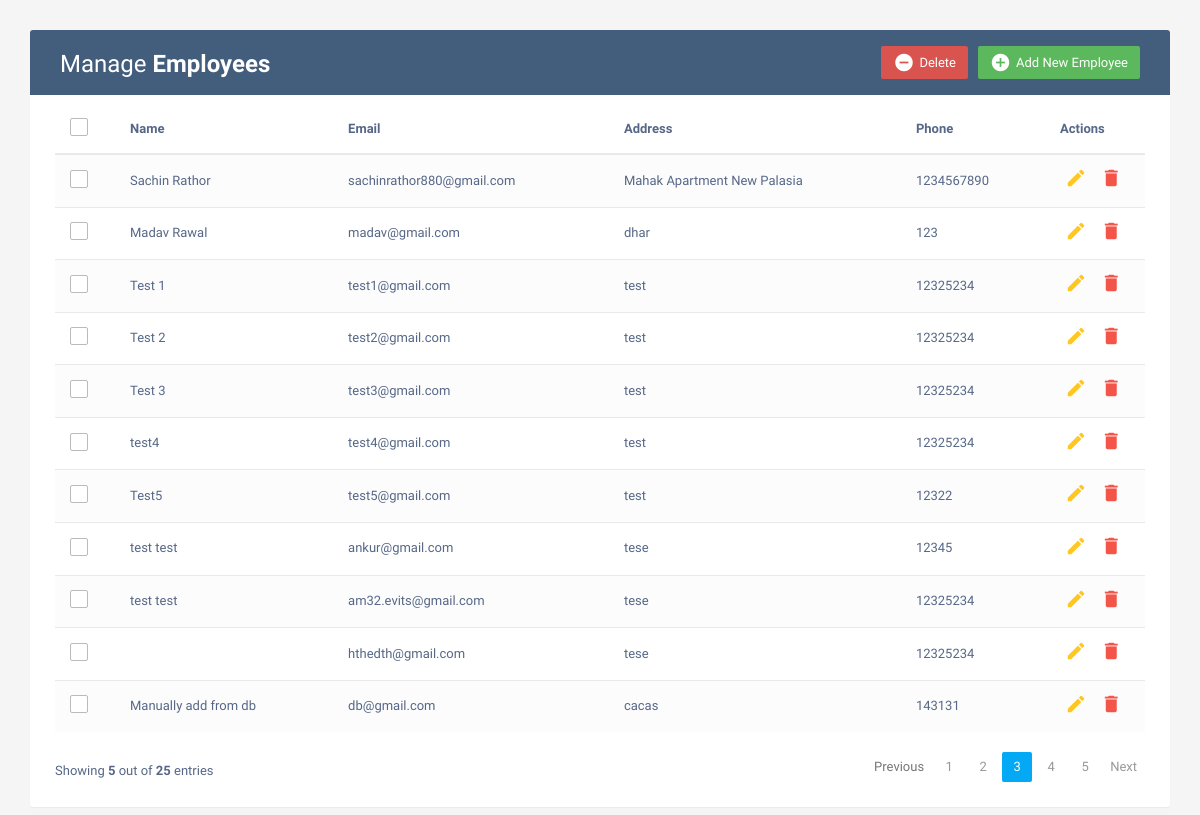
Before: / with the older database file.
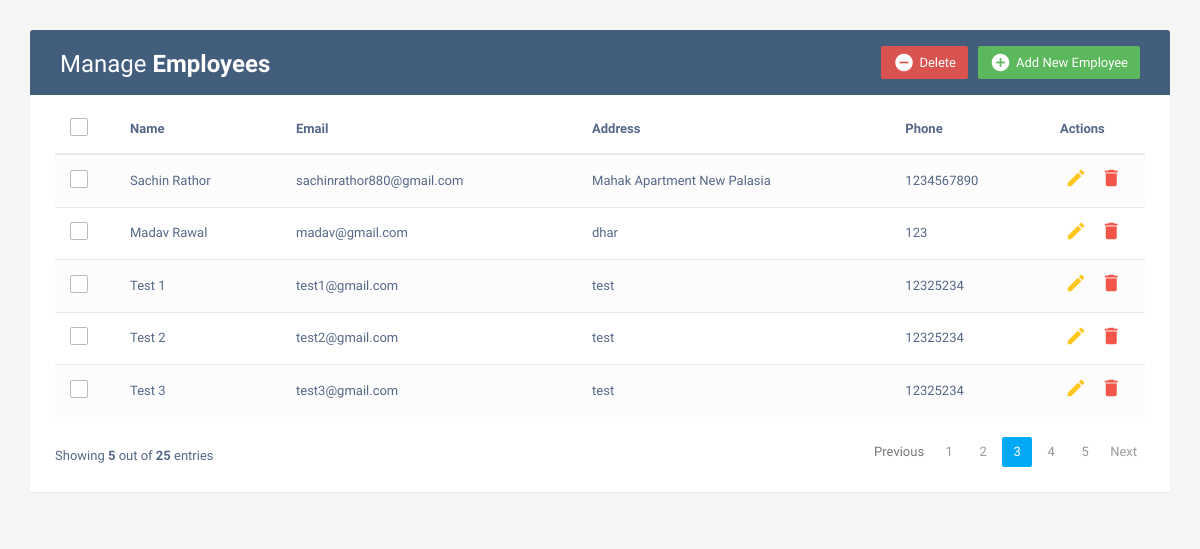
After: the same page with the newer database file.
### app2/models.py (models this page shows, shortened)
class Employees(models.Model):
    name=models.CharField(max_length=20)
    email=models.EmailField(max_length=20)
    phone=models.IntegerField()
    address=models.TextField()

### app2/views.py (the view)
# urls.py: path('', views.Index, name='home'),
def Index(request):
    emp = Employees.objects.all()
    context={
        'emp': emp,
    }
    return render(request, 'index.html',context)

### templates/index.html (shortened to what this page needs)
<!DOCTYPE html>
<html lang="en">
<head>
<link rel="stylesheet" href="https://maxcdn.bootstrapcdn.com/font-awesome/4.7.0/css/font-awesome.min.css">
<link rel="stylesheet" href="https://maxcdn.bootstrapcdn.com/bootstrap/3.3.7/css/bootstrap.min.css">
{% load static %}
<link href="{% static 'css/index.css' %}" rel="stylesheet">
  <body>
    <div class="container">
        <div class="table-wrapper">
            <div class="table-title">
                <div class="row">
                    <div class="col-sm-6">
						<h2>Manage <b>Employees</b></h2>
					</div>
					<div class="col-sm-6">
						<a href="#addEmployeeModal" class="btn btn-success" data-toggle="modal"><i class="material-icons">&#xE147;</i> <span>Add New Employee</span></a>
						<a href="#deleteEmployeeModal" class="btn btn-danger" data-toggle="modal"><i class="material-icons">&#xE15C;</i> <span>Delete</span></a>
					</div>
                </div>
            </div>
            <table class="table table-striped table-hover">
                <thead>
                    <tr>
						<th>
							<span class="custom-checkbox">
								<label for="selectAll"></label>
							</span>
						</th>
                        <th>Name</th>
                        <th>Email</th>
						<th>Address</th>
                        <th>Phone</th>
                        <th>Actions</th>
                    </tr>
                </thead>
                <tbody>
					{% for i in emp %}
                    <tr>
						<td>
							<span class="custom-checkbox">
								<label for="checkbox1"></label>
							</span>
						</td>
                        <td>{{i.name}}</td>
                        <td>{{i.email}}</td>
						<td>{{i.address}}</td>
						<td>{{i.phone}}</td>
                        <td>
                            <a href="#editEmployeeModal-{{ forloop.counter }}" class="edit" data-toggle="modal"><i class="material-icons" data-toggle="tooltip" title="Edit">&#xE254;</i></a>
                            <a href="#deleteEmployeeModal-{{forloop.counter	}}" class="delete" data-toggle="modal"><i class="material-icons" data-toggle="tooltip" title="Delete">&#xE872;</i></a>
                        </td>
                    </tr>
					{% endfor %}
                </tbody>
            </table>
			<div class="clearfix">
                <div class="hint-text">Showing <b>5</b> out of <b>25</b> entries</div>
                <ul class="pagination">
                    <li class="page-item disabled"><a href="#">Previous</a></li>
                    <li class="page-item"><a href="#" class="page-link">1</a></li>
                    <li class="page-item"><a href="#" class="page-link">2</a></li>
                    <li class="page-item active"><a href="#" class="page-link">3</a></li>
                    <li class="page-item"><a href="#" class="page-link">4</a></li>
                    <li class="page-item"><a href="#" class="page-link">5</a></li>
                    <li class="page-item"><a href="#" class="page-link">Next</a></li>
                </ul>
            </div>
        </div>
    </div>
</body>
</html>

### static/css/index.css (style rules this page uses)
body { color: #566787; background: #f5f5f5; font-family: 'Varela Round', sans-serif; font-size: 13px; }
.table-wrapper { background: #fff; padding: 20px 25px; margin: 30px 0; border-radius: 3px; box-shadow: 0 1px 1px rgba(0,0,0,.05); }
.table-title { padding-bottom: 15px; background: #435d7d; color: #fff; padding: 16px 30px; margin: -20px -25px 10px; border-radius: 3px 3px 0 0; }
.table-title h2 { margin: 5px 0 0; font-size: 24px; }
.table-title .btn { color: #fff; float: right; font-size: 13px; border: none; min-width: 50px; border-radius: 2px; border: none; outline: none !important; margin-left: 10px; }
.table-title .btn i { float: left; font-size: 21px; margin-right: 5px; }
.table-title .btn span { float: left; margin-top: 2px; }
table.table tr th, table.table tr td { border-color: #e9e9e9; padding: 12px 15px; vertical-align: middle; }
table.table tr th:first-child { width: 60px; }
table.table tr th:last-child { width: 100px; }
table.table-striped tbody tr:nth-of-type(odd) { background-color: #fcfcfc; }
table.table td:last-child i { opacity: 0.9; font-size: 22px; margin: 0 5px; }
table.table td a { font-weight: bold; color: #566787; display: inline-block; text-decoration: none; outline: none !important; }
table.table td a.edit { color: #FFC107; }
table.table td a.delete { color: #F44336; }
table.table td i { font-size: 19px; }
.pagination { float: right; margin: 0 0 5px; }
.pagination li a { border: none; font-size: 13px; min-width: 30px; min-height: 30px; color: #999; margin: 0 2px; line-height: 30px; border-radius: 2px !important; text-align: center; padding: 0 6px; }
.pagination li.active a, .pagination li.active a.page-link { background: #03A9F4; }
.hint-text { float: left; margin-top: 10px; font-size: 13px; }
.custom-checkbox { position: relative; }
.custom-checkbox label:before { width: 18px; height: 18px; }
.custom-checkbox label:before { content: ''; margin-right: 10px; display: inline-block; vertical-align: text-top; background: white; border: 1px solid #bbb; border-radius: 2px; box-sizing: border-box; z-index: 2; }

Changed rows visible on the page:
removed Employees: name "test4", email "test4@gmail.com", address "test", phone "12325234"
removed Employees: name "Test5", email "test5@gmail.com", address "test", phone "12322"
removed Employees: name "test test", email "ankur@gmail.com", address "tese", phone "12345"
removed Employees: name "test test", email "am32.evits@gmail.com", address "tese", phone "12325234"
removed Employees: email "hthedth@gmail.com", address "tese", phone "12325234"
removed Employees: name "Manually add from db", email "db@gmail.com", address "cacas", phone "143131"
